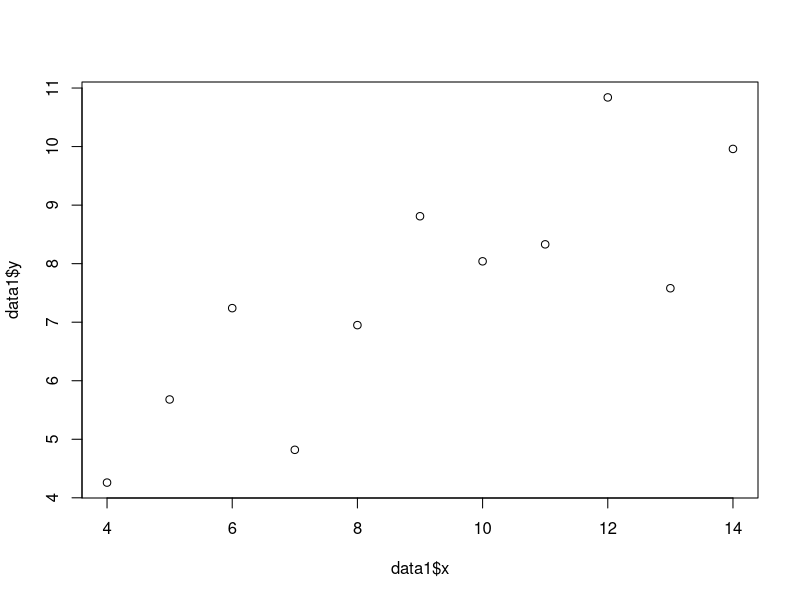
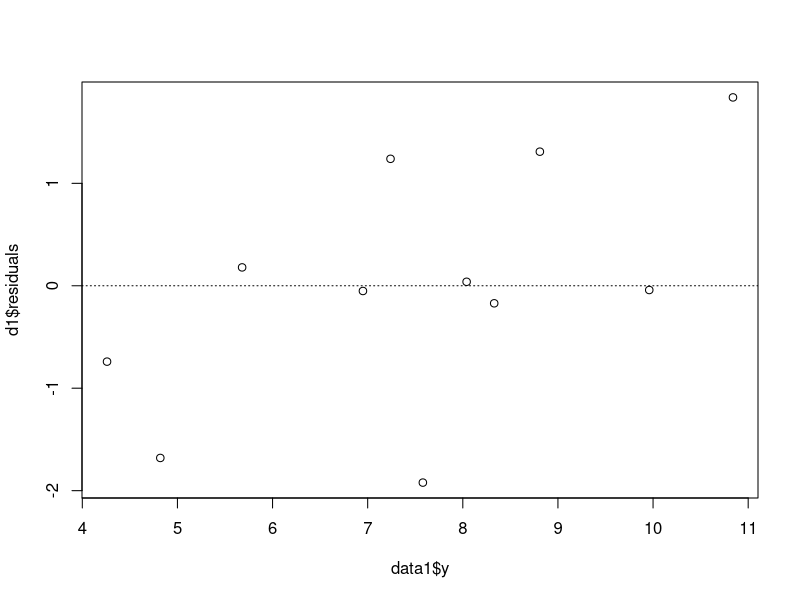
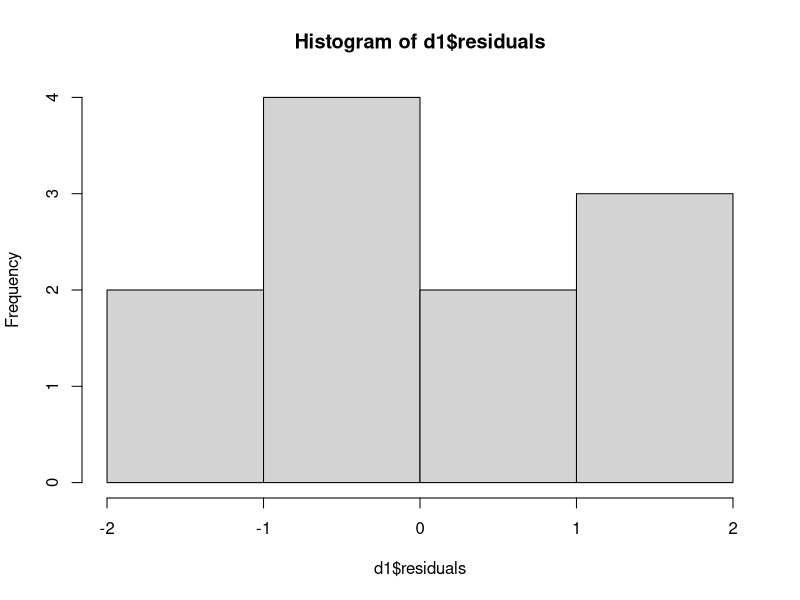
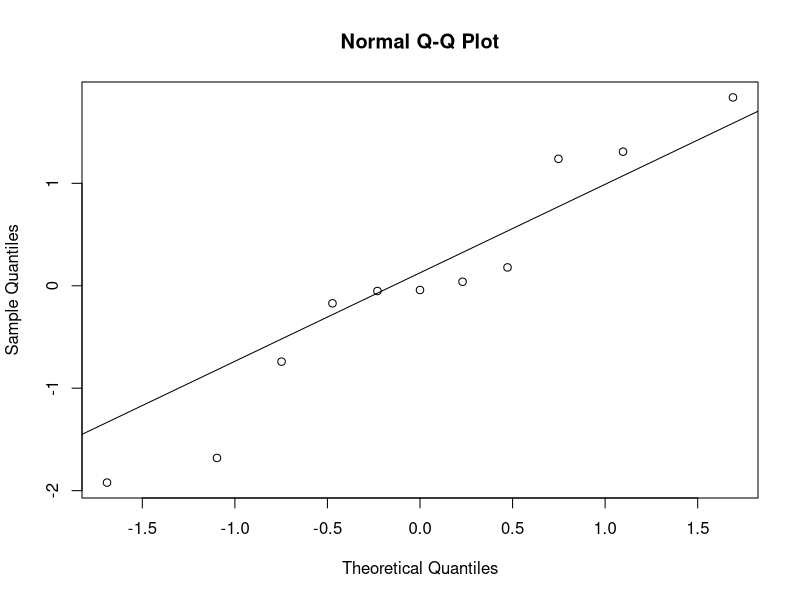
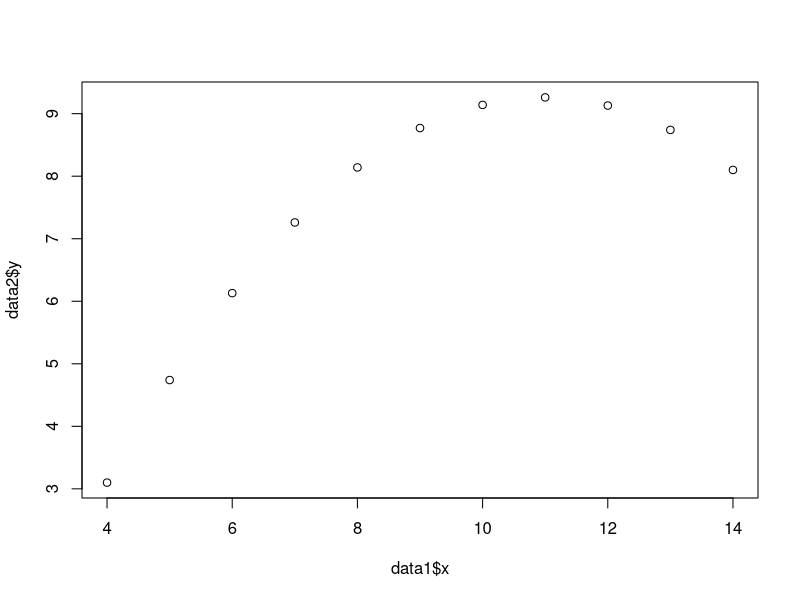
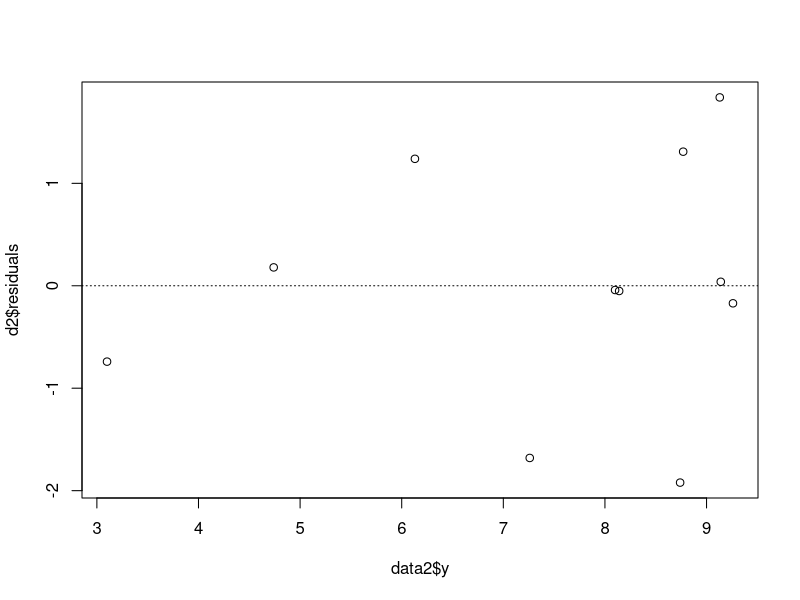
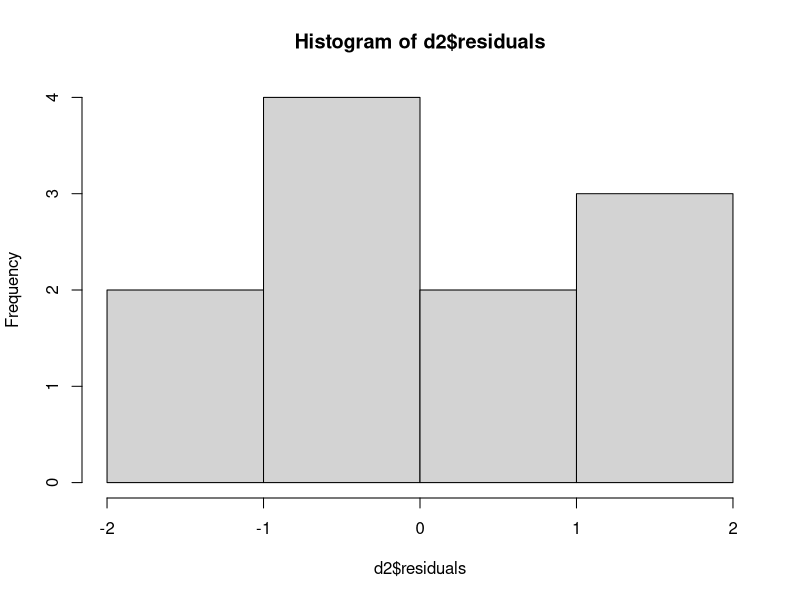
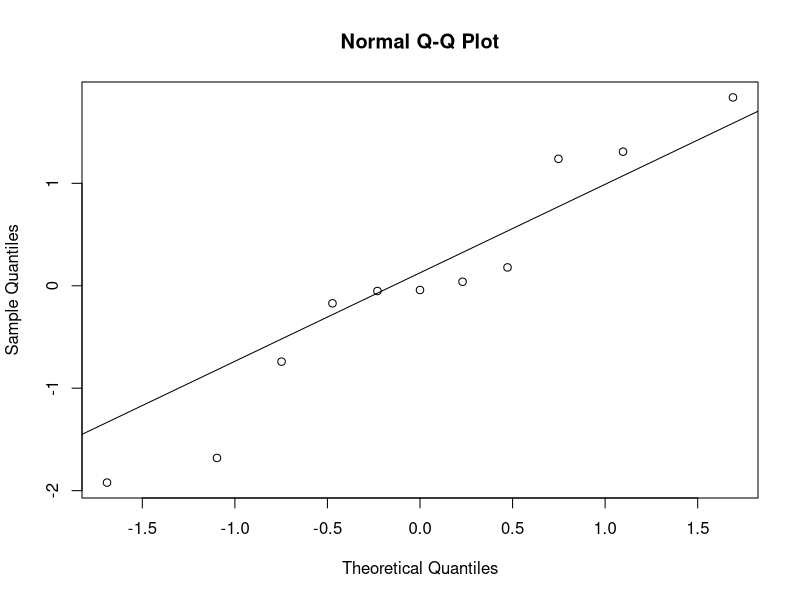

Write R code to recreate these figures, in order.
## ---- chunk 1

options(digits=2)
data1 <- data.frame(x=c(10,8,13,9,11,14,6,4,12,7,5),
y=c(8.04,6.95,7.58,8.81,8.33,9.96,7.24,4.26,10.84,4.82,5.68))
data2 <- data.frame(x=c(10,8,13,9,11,14,6,4,12,7,5),
y=c(9.14,8.14,8.74,8.77,9.26,8.1,6.13,3.1,9.13,7.26,4.74))
data3 <- data.frame(x=c(10,8,13,9,11,14,6,4,12,7,5),
y=c(7.46,6.77,12.74,7.11,7.81,8.84,6.08,5.39,8.15,6.42,5.73))
data4 <- data.frame(x=c(8,8,8,8,8,8,8,19,8,8,8),
y=c(6.58,5.76,7.71,8.84,8.47,7.04,5.25,12.5,5.56,7.91,6.89))

mean(data1$x)
mean(data1$y)
mean(data2$x)
mean(data2$y)
mean(data3$x)
mean(data3$y)
mean(data4$x)
mean(data4$y)
## ---- chunk 2
median(data1$x)
median(data1$y)
median(data2$x)
median(data2$y)
median(data3$x)
median(data3$y)
median(data4$x)
median(data4$y)
## ---- chunk 3
sd(data1$x)
sd(data1$y)
sd(data2$x)
sd(data2$y)
sd(data3$x)
sd(data3$y)
sd(data4$x)
sd(data4$y)
## ---- chunk 4
cor(data1$x,data1$y)
cor(data2$x,data2$y)
cor(data3$x,data3$y)
cor(data4$x,data4$y)
## ---- chunk 5
library(dplyr)
summary(lm(data1$y ~ data1$x))
summary(lm(data2$y ~ data2$x))
summary(lm(data3$y ~ data3$x))
summary(lm(data4$y ~ data4$x))

## ---- chunk 6

d1 <- lm(data1$y ~ data1$x)

#Linearity
#Constant variability
plot(data1$y ~ data1$x)
plot(d1$residuals ~ data1$y)
abline(h = 0, lty = 3)
#Nearly normal residuals
hist(d1$residuals)
qqnorm(d1$residuals)
qqline(d1$residuals) 

## ---- chunk 7

d2 <- lm(data1$y ~ data1$x)

#Linearity
#Constant variability
plot(data2$y ~ data1$x)
plot(d2$residuals ~ data2$y)
abline(h = 0, lty = 3)
#Nearly normal residuals
hist(d2$residuals)
qqnorm(d2$residuals)
qqline(d2$residuals) 

## ---- chunk 8

d3 <- lm(data3$y ~ data3$x)

#Linearity
#Constant variability
plot(data3$y ~ data3$x)
plot(d3$residuals ~ data3$y)
abline(h = 0, lty = 3)
#Nearly normal residuals
hist(d3$residuals)
qqnorm(d3$residuals)
qqline(d3$residuals) 

## ---- chunk 9

d4 <- lm(data4$y ~ data4$x)

#Linearity
#Constant variability
plot(data4$y ~ data4$x)
plot(d4$residuals ~ data4$y)
abline(h = 0, lty = 3)
#Nearly normal residuals
hist(d4$residuals)
qqnorm(d4$residuals)
qqline(d4$residuals) 

